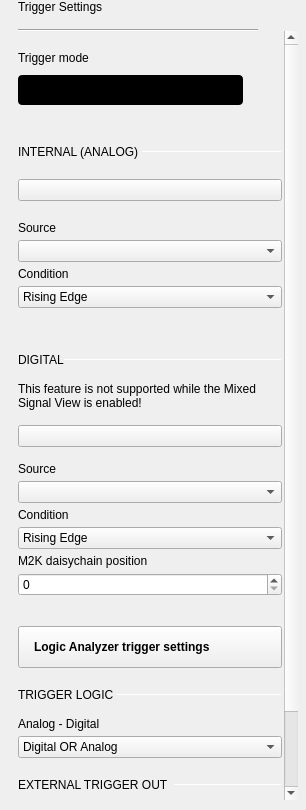
<?xml version="1.0" encoding="UTF-8"?>
<ui version="4.0">
 <class>TriggerSettings</class>
 <widget class="QWidget" name="TriggerSettings">
  <property name="geometry">
   <rect>
    <x>0</x>
    <y>0</y>
    <width>306</width>
    <height>810</height>
   </rect>
  </property>
  <property name="sizePolicy">
   <sizepolicy hsizetype="Minimum" vsizetype="Fixed">
    <horstretch>0</horstretch>
    <verstretch>0</verstretch>
   </sizepolicy>
  </property>
  <property name="minimumSize">
   <size>
    <width>0</width>
    <height>0</height>
   </size>
  </property>
  <property name="maximumSize">
   <size>
    <width>306</width>
    <height>16777215</height>
   </size>
  </property>
  <property name="windowTitle">
   <string>Form</string>
  </property>
  <layout class="QVBoxLayout" name="verticalLayout">
   <property name="spacing">
    <number>0</number>
   </property>
   <property name="leftMargin">
    <number>18</number>
   </property>
   <property name="topMargin">
    <number>0</number>
   </property>
   <property name="rightMargin">
    <number>8</number>
   </property>
   <property name="bottomMargin">
    <number>0</number>
   </property>
   <item>
    <widget class="QLabel" name="label_title">
     <property name="text">
      <string>Trigger Settings</string>
     </property>
     <property name="general_settings_label" stdset="0">
      <bool>true</bool>
     </property>
    </widget>
   </item>
   <item>
    <spacer name="verticalSpacer_2">
     <property name="orientation">
      <enum>Qt::Vertical</enum>
     </property>
     <property name="sizeType">
      <enum>QSizePolicy::Fixed</enum>
     </property>
     <property name="sizeHint" stdset="0">
      <size>
       <width>0</width>
       <height>15</height>
      </size>
     </property>
    </spacer>
   </item>
   <item>
    <widget class="Line" name="line_under_title">
     <property name="minimumSize">
      <size>
       <width>240</width>
       <height>2</height>
      </size>
     </property>
     <property name="maximumSize">
      <size>
       <width>240</width>
       <height>2</height>
      </size>
     </property>
     <property name="orientation">
      <enum>Qt::Horizontal</enum>
     </property>
     <property name="blue_line" stdset="0">
      <bool>true</bool>
     </property>
    </widget>
   </item>
   <item>
    <widget class="QScrollArea" name="scrollArea">
     <property name="frameShape">
      <enum>QFrame::NoFrame</enum>
     </property>
     <property name="horizontalScrollBarPolicy">
      <enum>Qt::ScrollBarAlwaysOff</enum>
     </property>
     <property name="widgetResizable">
      <bool>true</bool>
     </property>
     <widget class="QWidget" name="scrollAreaWidgetContents">
      <property name="geometry">
       <rect>
        <x>0</x>
        <y>-18</y>
        <width>266</width>
        <height>958</height>
       </rect>
      </property>
      <layout class="QVBoxLayout" name="verticalLayout_4">
       <property name="spacing">
        <number>20</number>
       </property>
       <property name="leftMargin">
        <number>0</number>
       </property>
       <property name="topMargin">
        <number>0</number>
       </property>
       <property name="rightMargin">
        <number>2</number>
       </property>
       <property name="bottomMargin">
        <number>0</number>
       </property>
       <item>
        <layout class="QVBoxLayout" name="verticalLayout_11">
         <property name="spacing">
          <number>10</number>
         </property>
         <property name="topMargin">
          <number>20</number>
         </property>
         <property name="bottomMargin">
          <number>10</number>
         </property>
         <item>
          <widget class="QLabel" name="label">
           <property name="text">
            <string>Trigger mode</string>
           </property>
          </widget>
         </item>
         <item>
          <layout class="QHBoxLayout" name="horizontalLayout">
           <property name="spacing">
            <number>20</number>
           </property>
           <property name="bottomMargin">
            <number>10</number>
           </property>
           <item>
            <widget class="adiscope::CustomSwitch" name="btnTrigger">
             <property name="styleSheet">
              <string notr="true">QPushButton {
min-height: 30px;
max-height: 30px;
min-width: 225px;
max-width: 225px;
background-color: black;
border-radius: 4px;
}

QPushButton:disabled {
background-color: qlineargradient(spread:pad, x1:0.5, y1:0, x2:0.501, y2:0, stop:0 #727273, stop:1 #141416);
}

QWidget#handle {
min-height: 30px;
max-height: 30px;
min-width: 115px;
max-width: 115px;
background-color: #4a64ff;
border-radius: 2px;
}

QWidget#handle:disabled {
background-color: #aaaaaa;
}

QLabel {
margin-top: 6px;
background-color: transparent;
line-height: 19px;
}

QLabel#on {
margin-top: 0px;
min-height:30px;
max-height:30px;
min-width:112px;
max-width:112px;
qproperty-alignment: AlignCenter AlignCenter;
margin-left: 0px;
color: white;
}

QLabel#on:disabled {
color: rgba(255,255,255,102);
}

QLabel#off {
margin-top: 0px;
min-height:30px;
max-height:30px;
min-width:113px;
max-width:113px;
margin-left: 112px;
color: white;
qproperty-alignment: AlignCenter AlignCenter;
}

QLabel#off:disabled {
color: rgba(255,255,255,51);
}
</string>
             </property>
             <property name="text">
              <string/>
             </property>
             <property name="leftText" stdset="0">
              <string>auto</string>
             </property>
             <property name="rightText" stdset="0">
              <string>normal</string>
             </property>
             <property name="duration_ms" stdset="0">
              <number>0</number>
             </property>
             <property name="polarity" stdset="0">
              <bool>true</bool>
             </property>
            </widget>
           </item>
           <item>
            <spacer name="horizontalSpacer">
             <property name="orientation">
              <enum>Qt::Horizontal</enum>
             </property>
             <property name="sizeHint" stdset="0">
              <size>
               <width>0</width>
               <height>0</height>
              </size>
             </property>
            </spacer>
           </item>
          </layout>
         </item>
        </layout>
       </item>
       <item>
        <layout class="QVBoxLayout" name="verticalLayout_6">
         <property name="spacing">
          <number>20</number>
         </property>
         <property name="topMargin">
          <number>0</number>
         </property>
         <property name="bottomMargin">
          <number>15</number>
         </property>
         <item>
          <layout class="QHBoxLayout" name="horizontalLayout_4">
           <property name="spacing">
            <number>0</number>
           </property>
           <property name="topMargin">
            <number>0</number>
           </property>
           <property name="bottomMargin">
            <number>0</number>
           </property>
           <item>
            <widget class="QLabel" name="label_2">
             <property name="sizePolicy">
              <sizepolicy hsizetype="Fixed" vsizetype="Fixed">
               <horstretch>0</horstretch>
               <verstretch>0</verstretch>
              </sizepolicy>
             </property>
             <property name="styleSheet">
              <string notr="true"/>
             </property>
             <property name="text">
              <string>INTERNAL (ANALOG) </string>
             </property>
             <property name="subsection_label" stdset="0">
              <bool>true</bool>
             </property>
            </widget>
           </item>
           <item>
            <widget class="Line" name="line">
             <property name="minimumSize">
              <size>
               <width>0</width>
               <height>1</height>
              </size>
             </property>
             <property name="maximumSize">
              <size>
               <width>16777215</width>
               <height>1</height>
              </size>
             </property>
             <property name="styleSheet">
              <string notr="true"/>
             </property>
             <property name="orientation">
              <enum>Qt::Horizontal</enum>
             </property>
             <property name="subsection_line" stdset="0">
              <bool>true</bool>
             </property>
            </widget>
           </item>
          </layout>
         </item>
         <item>
          <widget class="adiscope::CustomSwitch" name="intern_en">
           <property name="text">
            <string/>
           </property>
           <property name="checkable">
            <bool>true</bool>
           </property>
          </widget>
         </item>
         <item>
          <widget class="QWidget" name="analog_controls" native="true">
           <layout class="QVBoxLayout" name="verticalLayout_2">
            <property name="spacing">
             <number>10</number>
            </property>
            <property name="leftMargin">
             <number>0</number>
            </property>
            <property name="topMargin">
             <number>0</number>
            </property>
            <property name="rightMargin">
             <number>0</number>
            </property>
            <property name="bottomMargin">
             <number>0</number>
            </property>
            <item>
             <layout class="QVBoxLayout" name="verticalLayout_9">
              <property name="spacing">
               <number>5</number>
              </property>
              <property name="topMargin">
               <number>0</number>
              </property>
              <item>
               <layout class="QGridLayout" name="gridLayout">
                <property name="topMargin">
                 <number>0</number>
                </property>
                <property name="horizontalSpacing">
                 <number>3</number>
                </property>
                <item row="0" column="0">
                 <widget class="QLabel" name="lbl_source">
                  <property name="sizePolicy">
                   <sizepolicy hsizetype="Minimum" vsizetype="Fixed">
                    <horstretch>0</horstretch>
                    <verstretch>0</verstretch>
                   </sizepolicy>
                  </property>
                  <property name="text">
                   <string>Source</string>
                  </property>
                 </widget>
                </item>
                <item row="1" column="0">
                 <widget class="QComboBox" name="cmb_source">
                  <property name="sizePolicy">
                   <sizepolicy hsizetype="Minimum" vsizetype="Fixed">
                    <horstretch>0</horstretch>
                    <verstretch>0</verstretch>
                   </sizepolicy>
                  </property>
                  <property name="currentIndex">
                   <number>-1</number>
                  </property>
                 </widget>
                </item>
               </layout>
              </item>
              <item>
               <widget class="QLabel" name="lbl_condition">
                <property name="sizePolicy">
                 <sizepolicy hsizetype="Minimum" vsizetype="Fixed">
                  <horstretch>0</horstretch>
                  <verstretch>0</verstretch>
                 </sizepolicy>
                </property>
                <property name="text">
                 <string>Condition</string>
                </property>
               </widget>
              </item>
              <item>
               <widget class="QComboBox" name="cmb_condition">
                <property name="sizePolicy">
                 <sizepolicy hsizetype="Minimum" vsizetype="Fixed">
                  <horstretch>0</horstretch>
                  <verstretch>0</verstretch>
                 </sizepolicy>
                </property>
                <property name="currentIndex">
                 <number>0</number>
                </property>
                <item>
                 <property name="text">
                  <string>Rising Edge</string>
                 </property>
                </item>
                <item>
                 <property name="text">
                  <string>Falling Edge</string>
                 </property>
                </item>
                <item>
                 <property name="text">
                  <string>Low</string>
                 </property>
                </item>
                <item>
                 <property name="text">
                  <string>High</string>
                 </property>
                </item>
               </widget>
              </item>
             </layout>
            </item>
            <item>
             <spacer name="verticalSpacer_4">
              <property name="orientation">
               <enum>Qt::Vertical</enum>
              </property>
              <property name="sizeType">
               <enum>QSizePolicy::Fixed</enum>
              </property>
              <property name="sizeHint" stdset="0">
               <size>
                <width>0</width>
                <height>10</height>
               </size>
              </property>
             </spacer>
            </item>
            <item>
             <layout class="QVBoxLayout" name="controlsLayout">
              <property name="spacing">
               <number>5</number>
              </property>
             </layout>
            </item>
           </layout>
          </widget>
         </item>
        </layout>
       </item>
       <item>
        <layout class="QVBoxLayout" name="verticalLayout_8">
         <property name="spacing">
          <number>15</number>
         </property>
         <property name="topMargin">
          <number>0</number>
         </property>
         <property name="bottomMargin">
          <number>10</number>
         </property>
         <item>
          <layout class="QHBoxLayout" name="horizontalLayout_5">
           <property name="spacing">
            <number>0</number>
           </property>
           <property name="topMargin">
            <number>0</number>
           </property>
           <property name="bottomMargin">
            <number>0</number>
           </property>
           <item>
            <widget class="QLabel" name="label_3">
             <property name="sizePolicy">
              <sizepolicy hsizetype="Fixed" vsizetype="Fixed">
               <horstretch>0</horstretch>
               <verstretch>0</verstretch>
              </sizepolicy>
             </property>
             <property name="text">
              <string>DIGITAL</string>
             </property>
             <property name="subsection_label" stdset="0">
              <bool>true</bool>
             </property>
            </widget>
           </item>
           <item>
            <widget class="Line" name="line_2">
             <property name="minimumSize">
              <size>
               <width>0</width>
               <height>1</height>
              </size>
             </property>
             <property name="maximumSize">
              <size>
               <width>16777215</width>
               <height>1</height>
              </size>
             </property>
             <property name="orientation">
              <enum>Qt::Horizontal</enum>
             </property>
             <property name="subsection_line" stdset="0">
              <bool>true</bool>
             </property>
            </widget>
           </item>
          </layout>
         </item>
         <item>
          <widget class="QLabel" name="mixedSignalLbl">
           <property name="text">
            <string>This feature is not supported while the Mixed Signal View is enabled!</string>
           </property>
           <property name="wordWrap">
            <bool>true</bool>
           </property>
           <property name="general_settings_label" stdset="0">
            <bool>true</bool>
           </property>
          </widget>
         </item>
         <item>
          <widget class="adiscope::CustomSwitch" name="extern_en">
           <property name="text">
            <string/>
           </property>
           <property name="checkable">
            <bool>true</bool>
           </property>
          </widget>
         </item>
         <item>
          <widget class="QWidget" name="digital_controls" native="true">
           <layout class="QVBoxLayout" name="verticalLayout_3">
            <property name="spacing">
             <number>5</number>
            </property>
            <property name="leftMargin">
             <number>0</number>
            </property>
            <property name="topMargin">
             <number>0</number>
            </property>
            <property name="rightMargin">
             <number>0</number>
            </property>
            <property name="bottomMargin">
             <number>0</number>
            </property>
            <item>
             <widget class="QLabel" name="label_6">
              <property name="text">
               <string>Source</string>
              </property>
             </widget>
            </item>
            <item>
             <widget class="QComboBox" name="cmb_extern_src"/>
            </item>
            <item>
             <widget class="QLabel" name="lbl_extern_condition">
              <property name="sizePolicy">
               <sizepolicy hsizetype="Minimum" vsizetype="Fixed">
                <horstretch>0</horstretch>
                <verstretch>0</verstretch>
               </sizepolicy>
              </property>
              <property name="text">
               <string>Condition</string>
              </property>
             </widget>
            </item>
            <item>
             <widget class="QComboBox" name="cmb_extern_condition">
              <property name="sizePolicy">
               <sizepolicy hsizetype="Minimum" vsizetype="Fixed">
                <horstretch>0</horstretch>
                <verstretch>0</verstretch>
               </sizepolicy>
              </property>
              <property name="currentIndex">
               <number>0</number>
              </property>
              <item>
               <property name="text">
                <string>Rising Edge</string>
               </property>
              </item>
              <item>
               <property name="text">
                <string>Falling Edge</string>
               </property>
              </item>
              <item>
               <property name="text">
                <string>Low</string>
               </property>
              </item>
              <item>
               <property name="text">
                <string>High</string>
               </property>
              </item>
              <item>
               <property name="text">
                <string>Any Edge</string>
               </property>
              </item>
             </widget>
            </item>
            <item>
             <widget class="QLabel" name="label_daisyChain">
              <property name="text">
               <string>M2K daisychain position</string>
              </property>
             </widget>
            </item>
            <item>
             <widget class="QSpinBox" name="spin_daisyChain"/>
            </item>
           </layout>
          </widget>
         </item>
        </layout>
       </item>
       <item>
        <widget class="QPushButton" name="btnLogicAnalyzerTriggers">
         <property name="styleSheet">
          <string notr="true">QPushButton {

  height: 40px;

  text-align: left;
  font-weight: bold;
  padding-left: 15px;
  padding-right: 15px;

}</string>
         </property>
         <property name="text">
          <string>Logic Analyzer trigger settings</string>
         </property>
         <property name="blue_button" stdset="0">
          <bool>true</bool>
         </property>
        </widget>
       </item>
       <item>
        <widget class="QWidget" name="trigger_logic_controls" native="true">
         <property name="minimumSize">
          <size>
           <width>0</width>
           <height>0</height>
          </size>
         </property>
         <property name="maximumSize">
          <size>
           <width>16777215</width>
           <height>16777215</height>
          </size>
         </property>
         <layout class="QVBoxLayout" name="verticalLayout_7">
          <property name="spacing">
           <number>15</number>
          </property>
          <property name="leftMargin">
           <number>0</number>
          </property>
          <property name="topMargin">
           <number>0</number>
          </property>
          <property name="rightMargin">
           <number>0</number>
          </property>
          <property name="bottomMargin">
           <number>0</number>
          </property>
          <item>
           <layout class="QHBoxLayout" name="horizontalLayout_6">
            <property name="spacing">
             <number>0</number>
            </property>
            <property name="topMargin">
             <number>0</number>
            </property>
            <item>
             <widget class="QLabel" name="label_4">
              <property name="sizePolicy">
               <sizepolicy hsizetype="Fixed" vsizetype="Fixed">
                <horstretch>0</horstretch>
                <verstretch>0</verstretch>
               </sizepolicy>
              </property>
              <property name="text">
               <string>TRIGGER LOGIC </string>
              </property>
              <property name="subsection_label" stdset="0">
               <bool>true</bool>
              </property>
             </widget>
            </item>
            <item>
             <widget class="Line" name="line_3">
              <property name="minimumSize">
               <size>
                <width>0</width>
                <height>1</height>
               </size>
              </property>
              <property name="maximumSize">
               <size>
                <width>16777215</width>
                <height>1</height>
               </size>
              </property>
              <property name="orientation">
               <enum>Qt::Horizontal</enum>
              </property>
              <property name="subsection_line" stdset="0">
               <bool>true</bool>
              </property>
             </widget>
            </item>
           </layout>
          </item>
          <item>
           <layout class="QVBoxLayout" name="verticalLayout_5">
            <property name="spacing">
             <number>5</number>
            </property>
            <property name="topMargin">
             <number>0</number>
            </property>
            <item>
             <widget class="QLabel" name="lbl_analog_extern">
              <property name="sizePolicy">
               <sizepolicy hsizetype="Minimum" vsizetype="Fixed">
                <horstretch>0</horstretch>
                <verstretch>0</verstretch>
               </sizepolicy>
              </property>
              <property name="text">
               <string>Analog - Digital</string>
              </property>
             </widget>
            </item>
            <item>
             <widget class="QComboBox" name="cmb_analog_extern">
              <property name="sizePolicy">
               <sizepolicy hsizetype="Minimum" vsizetype="Fixed">
                <horstretch>0</horstretch>
                <verstretch>0</verstretch>
               </sizepolicy>
              </property>
              <property name="currentIndex">
               <number>0</number>
              </property>
              <item>
               <property name="text">
                <string>Digital OR Analog</string>
               </property>
              </item>
              <item>
               <property name="text">
                <string>Digital AND Analog</string>
               </property>
              </item>
              <item>
               <property name="text">
                <string>Digital XOR Analog</string>
               </property>
              </item>
              <item>
               <property name="text">
                <string>!Digital OR Analog</string>
               </property>
              </item>
              <item>
               <property name="text">
                <string>!Digital AND Analog</string>
               </property>
              </item>
              <item>
               <property name="text">
                <string>!Digital XOR Analog</string>
               </property>
              </item>
             </widget>
            </item>
           </layout>
          </item>
         </layout>
        </widget>
       </item>
       <item>
        <layout class="QVBoxLayout" name="verticalLayout_10">
         <property name="topMargin">
          <number>0</number>
         </property>
         <item>
          <layout class="QHBoxLayout" name="horizontalLayout_2">
           <property name="spacing">
            <number>5</number>
           </property>
           <property name="bottomMargin">
            <number>0</number>
           </property>
           <item>
            <widget class="QLabel" name="label_5">
             <property name="text">
              <string>EXTERNAL TRIGGER OUT</string>
             </property>
             <property name="subsection_label" stdset="0">
              <bool>true</bool>
             </property>
            </widget>
           </item>
           <item>
            <widget class="Line" name="line_4">
             <property name="minimumSize">
              <size>
               <width>0</width>
               <height>1</height>
              </size>
             </property>
             <property name="maximumSize">
              <size>
               <width>16777215</width>
               <height>1</height>
              </size>
             </property>
             <property name="frameShadow">
              <enum>QFrame::Sunken</enum>
             </property>
             <property name="orientation">
              <enum>Qt::Horizontal</enum>
             </property>
             <property name="subsection_line" stdset="0">
              <bool>true</bool>
             </property>
            </widget>
           </item>
          </layout>
         </item>
         <item>
          <widget class="adiscope::CustomSwitch" name="extern_to_en">
           <property name="text">
            <string/>
           </property>
          </widget>
         </item>
         <item>
          <widget class="QWidget" name="external_to_controls" native="true">
           <property name="minimumSize">
            <size>
             <width>0</width>
             <height>0</height>
            </size>
           </property>
           <layout class="QHBoxLayout" name="horizontalLayout_3">
            <property name="spacing">
             <number>0</number>
            </property>
            <property name="leftMargin">
             <number>0</number>
            </property>
            <property name="topMargin">
             <number>0</number>
            </property>
            <property name="rightMargin">
             <number>0</number>
            </property>
            <property name="bottomMargin">
             <number>0</number>
            </property>
            <item>
             <widget class="QComboBox" name="cmb_extern_to_src">
              <property name="enabled">
               <bool>false</bool>
              </property>
             </widget>
            </item>
           </layout>
          </widget>
         </item>
        </layout>
       </item>
       <item>
        <spacer name="verticalSpacer_3">
         <property name="orientation">
          <enum>Qt::Vertical</enum>
         </property>
         <property name="sizeHint" stdset="0">
          <size>
           <width>0</width>
           <height>10</height>
          </size>
         </property>
        </spacer>
       </item>
      </layout>
      <zorder></zorder>
      <zorder>verticalSpacer_3</zorder>
      <zorder></zorder>
      <zorder>trigger_logic_controls</zorder>
      <zorder>btnLogicAnalyzerTriggers</zorder>
     </widget>
    </widget>
   </item>
   <item>
    <spacer name="verticalSpacer">
     <property name="orientation">
      <enum>Qt::Vertical</enum>
     </property>
     <property name="sizeType">
      <enum>QSizePolicy::Fixed</enum>
     </property>
     <property name="sizeHint" stdset="0">
      <size>
       <width>0</width>
       <height>10</height>
      </size>
     </property>
    </spacer>
   </item>
  </layout>
 </widget>
 <customwidgets>
  <customwidget>
   <class>adiscope::CustomSwitch</class>
   <extends>QPushButton</extends>
   <header>customSwitch.hpp</header>
  </customwidget>
 </customwidgets>
 <resources/>
 <connections/>
</ui>
